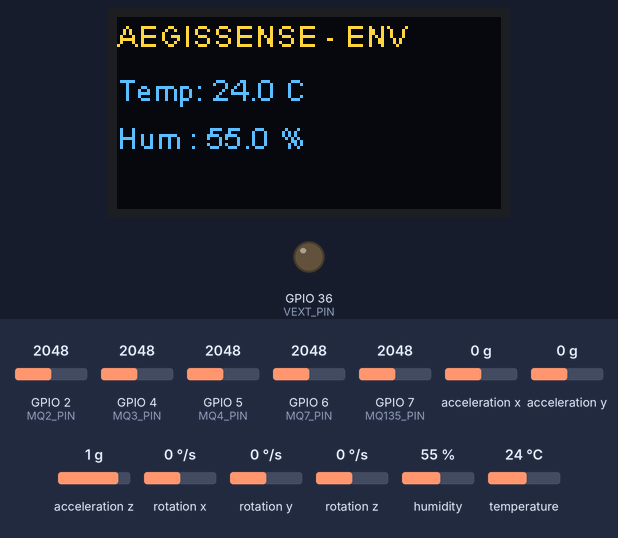
A sketch run on a simulated ESP32. Shown: 128×64 one-colour display, output pins drawn as LEDs (lit = HIGH). Wiring (inferred from the names in the program): MPU-6050 motion sensor at I2C address 0x68. The inputs (shaded band) are chosen by the test bench; at power-on: GPIO 2 (MQ2_PIN) = 2048, temperature 24 °C, GPIO 4 (MQ3_PIN) = 2048, GPIO 6 (MQ7_PIN) = 2048, GPIO 5 (MQ4_PIN) = 2048, GPIO 7 (MQ135_PIN) = 2048, acceleration x 0 g, acceleration y 0 g, acceleration z 1 g, rotation x 0 °/s, rotation y 0 °/s, rotation z 0 °/s, humidity 55 % (analog values on the 0–4095 scale). The OLED is the two-colour kind (top 16 rows yellow); WiFi joins after 1.5 s; servers stay silent unless stated; uploads are accepted with an empty reply; what the sketch prints to the serial monitor is not drawn.

Above: at 7.5 s.
7.6 s: GPIO 2 (MQ2_PIN) set to 1228
At 13.1 s:
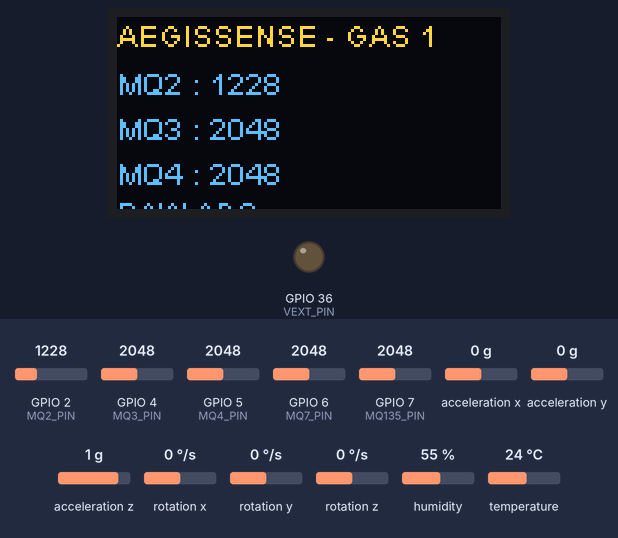
14.1 s: temperature set to 7 °C
At 19.8 s:
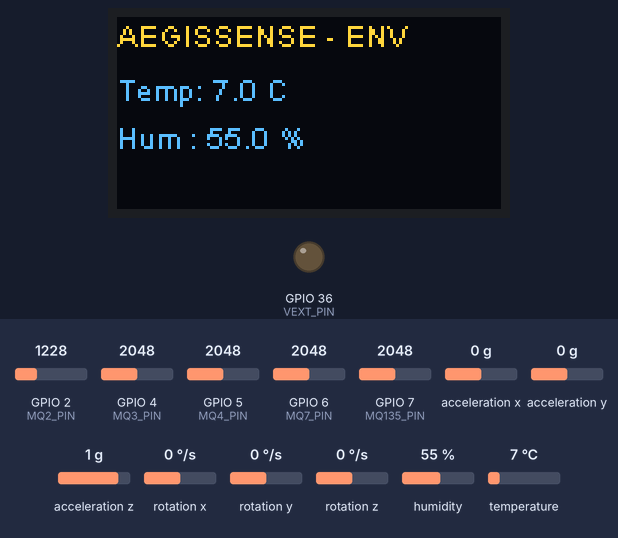
20.2 s: GPIO 4 (MQ3_PIN) set to 1228
At 25.4 s:
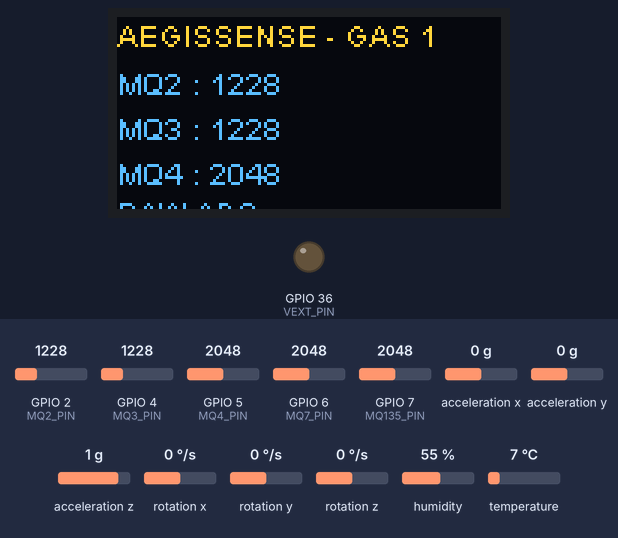
26.3 s: GPIO 6 (MQ7_PIN) set to 1228
At 29.3 s:
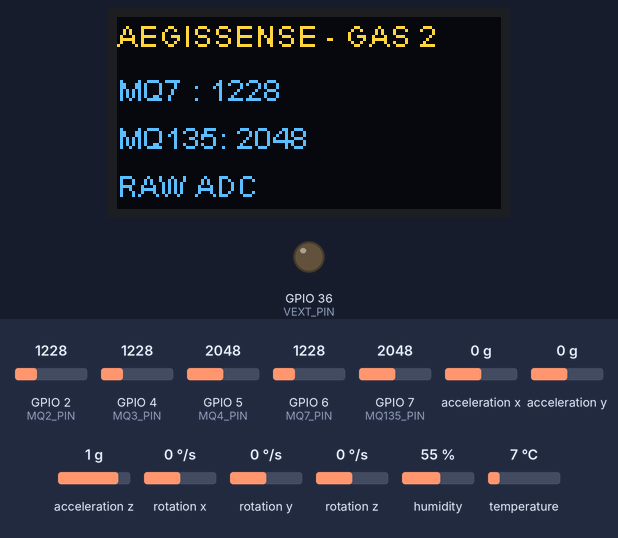
32.4 s: GPIO 5 (MQ4_PIN) set to 122
At 37.6 s:
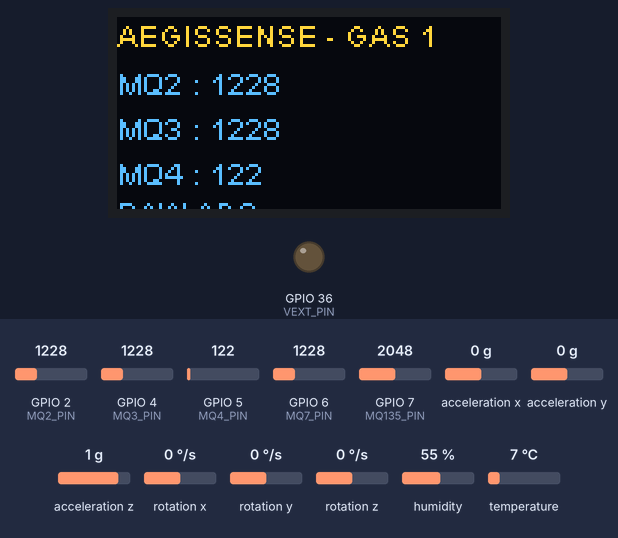
38.5 s: GPIO 7 (MQ135_PIN) set to 2866
At 41.5 s:
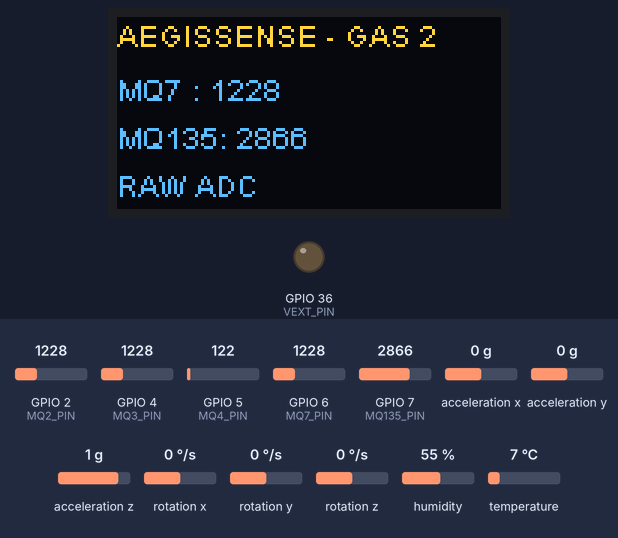
Timing chart, 0 to 43.0 s (numbered marks = the images above; inputs shaded):
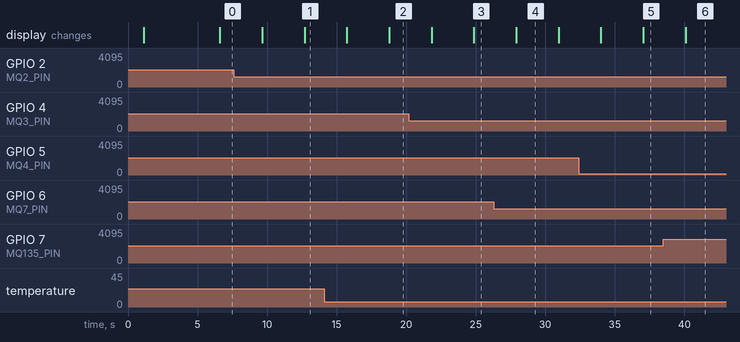

The sketch:

Node_1_Final.ino
```cpp
#include <Arduino.h>
#include <Wire.h>
#include "HT_SSD1306Wire.h"
#include "DHT.h"
#include <WiFi.h>
#include <HTTPClient.h>

// ============================================================
// WIFI
// ============================================================

const char* WIFI_SSID = "Arpit";
const char* WIFI_PASSWORD = "1234567890";

const char* RADXA_URL =
  "http://192.168.50.2:5000/data";

// ============================================================
// GAS SENSORS
// ============================================================

#define MQ2_PIN       2
#define MQ3_PIN       4
#define MQ4_PIN       5
#define MQ7_PIN       6
#define MQ135_PIN     7

// ============================================================
// DHT22
// ============================================================

#define DHT_PIN       1
#define DHT_TYPE      DHT22

DHT dht(
  DHT_PIN,
  DHT_TYPE
);

// ============================================================
// MPU6050
// ============================================================

#define MPU_SDA       41
#define MPU_SCL       42
#define MPU_ADDR      0x68

TwoWire MPUWire = TwoWire(1);

// ============================================================
// OLED
// ============================================================

#define OLED_SDA      17
#define OLED_SCL      18
#define OLED_RESET    21

SSD1306Wire oled(
  0x3C,
  400000,
  OLED_SDA,
  OLED_SCL,
  GEOMETRY_128_64,
  OLED_RESET
);

// ============================================================
// VEXT
// ============================================================

#define VEXT_PIN      36

// ============================================================
// SENSOR VARIABLES
// ============================================================

// DHT22
float temperature = NAN;
float humidity = NAN;

bool dhtOK = false;

// MPU
float ax = 0;
float ay = 0;
float az = 0;

float gx = 0;
float gy = 0;
float gz = 0;

float imuTemp = 0;

bool imuOK = false;

// MQ
int mq2Raw = 0;
int mq3Raw = 0;
int mq4Raw = 0;
int mq7Raw = 0;
int mq135Raw = 0;

int mq2mV = 0;
int mq3mV = 0;
int mq4mV = 0;
int mq7mV = 0;
int mq135mV = 0;

// ============================================================
// TIMERS
// ============================================================

unsigned long lastDHT = 0;
unsigned long lastSend = 0;
unsigned long lastDisplay = 0;

const unsigned long DHT_INTERVAL = 2500;
const unsigned long SEND_INTERVAL = 3000;
const unsigned long DISPLAY_INTERVAL = 3000;

// ============================================================
// OLED PAGE
// ============================================================

int displayPage = 0;

const int TOTAL_PAGES = 4;

// ============================================================
// MPU REGISTERS
// ============================================================

#define MPU_WHO_AM_I      0x75
#define MPU_PWR_MGMT_1    0x6B
#define MPU_ACCEL_CONFIG  0x1C
#define MPU_GYRO_CONFIG   0x1B
#define MPU_ACCEL_XOUT_H  0x3B

// ============================================================
// WIFI
// ============================================================

void connectWiFi()
{
  if (WiFi.status() == WL_CONNECTED)
  {
    return;
  }

  Serial.println();
  Serial.println("Connecting to Wi-Fi...");

  WiFi.mode(WIFI_STA);

  WiFi.begin(
    WIFI_SSID,
    WIFI_PASSWORD
  );

  int attempts = 0;

  while (
    WiFi.status() != WL_CONNECTED &&
    attempts < 30
  )
  {
    delay(500);
    Serial.print(".");

    attempts++;
  }

  Serial.println();

  if (WiFi.status() == WL_CONNECTED)
  {
    Serial.println("Wi-Fi connected!");

    Serial.print("ESP32 IP: ");
    Serial.println(WiFi.localIP());

    Serial.print("Radxa: ");
    Serial.println(RADXA_URL);
  }
  else
  {
    Serial.println("Wi-Fi connection failed!");
  }
}

// ============================================================
// MPU WRITE
// ============================================================

void mpuWriteByte(
  uint8_t reg,
  uint8_t value
)
{
  MPUWire.beginTransmission(
    MPU_ADDR
  );

  MPUWire.write(reg);
  MPUWire.write(value);

  MPUWire.endTransmission();
}

// ============================================================
// MPU READ BYTE
// ============================================================

uint8_t mpuReadByte(
  uint8_t reg
)
{
  MPUWire.beginTransmission(
    MPU_ADDR
  );

  MPUWire.write(reg);

  if (
    MPUWire.endTransmission(false) != 0
  )
  {
    return 0xFF;
  }

  MPUWire.requestFrom(
    MPU_ADDR,
    (uint8_t)1
  );

  if (MPUWire.available())
  {
    return MPUWire.read();
  }

  return 0xFF;
}

// ============================================================
// MPU READ MULTIPLE
// ============================================================

bool mpuReadBytes(
  uint8_t reg,
  uint8_t *buffer,
  uint8_t length
)
{
  MPUWire.beginTransmission(
    MPU_ADDR
  );

  MPUWire.write(reg);

  if (
    MPUWire.endTransmission(false) != 0
  )
  {
    return false;
  }

  uint8_t received =
    MPUWire.requestFrom(
      MPU_ADDR,
      length
    );

  if (received != length)
  {
    return false;
  }

  for (
    uint8_t i = 0;
    i < length;
    i++
  )
  {
    buffer[i] =
      MPUWire.read();
  }

  return true;
}

// ============================================================
// INITIALIZE MPU
// ============================================================

bool initMPU()
{
  uint8_t whoami =
    mpuReadByte(
      MPU_WHO_AM_I
    );

  Serial.print(
    "MPU WHO_AM_I = 0x"
  );

  Serial.println(
    whoami,
    HEX
  );

  if (
    whoami != 0x68 &&
    whoami != 0x70
  )
  {
    Serial.println(
      "MPU NOT DETECTED!"
    );

    return false;
  }

  mpuWriteByte(
    MPU_PWR_MGMT_1,
    0x00
  );

  delay(100);

  mpuWriteByte(
    MPU_ACCEL_CONFIG,
    0x00
  );

  mpuWriteByte(
    MPU_GYRO_CONFIG,
    0x00
  );

  Serial.println(
    "MPU initialized."
  );

  return true;
}

// ============================================================
// READ MPU
// ============================================================

bool readMPU()
{
  uint8_t data[14];

  if (
    !mpuReadBytes(
      MPU_ACCEL_XOUT_H,
      data,
      14
    )
  )
  {
    return false;
  }

  int16_t rawAx =
    (int16_t)(
      (data[0] << 8) |
      data[1]
    );

  int16_t rawAy =
    (int16_t)(
      (data[2] << 8) |
      data[3]
    );

  int16_t rawAz =
    (int16_t)(
      (data[4] << 8) |
      data[5]
    );

  int16_t rawTemp =
    (int16_t)(
      (data[6] << 8) |
      data[7]
    );

  int16_t rawGx =
    (int16_t)(
      (data[8] << 8) |
      data[9]
    );

  int16_t rawGy =
    (int16_t)(
      (data[10] << 8) |
      data[11]
    );

  int16_t rawGz =
    (int16_t)(
      (data[12] << 8) |
      data[13]
    );

  // Accelerometer
  ax = rawAx / 16384.0;
  ay = rawAy / 16384.0;
  az = rawAz / 16384.0;

  // Gyroscope
  gx = rawGx / 131.0;
  gy = rawGy / 131.0;
  gz = rawGz / 131.0;

  // Temperature
  imuTemp =
    (rawTemp / 333.87) + 21.0;

  return true;
}

// ============================================================
// READ DHT22
// ============================================================

void readDHTSensor()
{
  float newTemperature =
    dht.readTemperature();

  float newHumidity =
    dht.readHumidity();

  if (
    !isnan(newTemperature) &&
    !isnan(newHumidity)
  )
  {
    temperature =
      newTemperature;

    humidity =
      newHumidity;

    dhtOK = true;
  }
}

// ============================================================
// READ MQ SENSORS
// ============================================================

void readMQSensors()
{
  mq2Raw =
    analogRead(MQ2_PIN);

  mq3Raw =
    analogRead(MQ3_PIN);

  mq4Raw =
    analogRead(MQ4_PIN);

  mq7Raw =
    analogRead(MQ7_PIN);

  mq135Raw =
    analogRead(MQ135_PIN);

  mq2mV =
    analogReadMilliVolts(
      MQ2_PIN
    );

  mq3mV =
    analogReadMilliVolts(
      MQ3_PIN
    );

  mq4mV =
    analogReadMilliVolts(
      MQ4_PIN
    );

  mq7mV =
    analogReadMilliVolts(
      MQ7_PIN
    );

  mq135mV =
    analogReadMilliVolts(
      MQ135_PIN
    );
}

// ============================================================
// OLED PAGE 1
// ENVIRONMENT
// ============================================================

void showEnvironmentPage()
{
  oled.clear();

  oled.setTextAlignment(
    TEXT_ALIGN_LEFT
  );

  oled.setFont(
    ArialMT_Plain_10
  );

  oled.drawString(
    0,
    0,
    "AEGISSENSE - ENV"
  );

  if (dhtOK)
  {
    oled.drawString(
      0,
      18,
      "Temp: " +
      String(
        temperature,
        1
      ) +
      " C"
    );

    oled.drawString(
      0,
      34,
      "Hum : " +
      String(
        humidity,
        1
      ) +
      " %"
    );
  }
  else
  {
    oled.drawString(
      0,
      25,
      "DHT22: ERROR"
    );
  }

  oled.display();
}

// ============================================================
// OLED PAGE 2
// IMU
// ============================================================

void showIMUPage()
{
  oled.clear();

  oled.setTextAlignment(
    TEXT_ALIGN_LEFT
  );

  oled.setFont(
    ArialMT_Plain_10
  );

  oled.drawString(
    0,
    0,
    "AEGISSENSE - IMU"
  );

  if (imuOK)
  {
    oled.drawString(
      0,
      14,
      "AX:" +
      String(ax, 2) +
      " AY:" +
      String(ay, 2)
    );

    oled.drawString(
      0,
      27,
      "AZ:" +
      String(az, 2)
    );

    oled.drawString(
      0,
      40,
      "GX:" +
      String(gx, 1)
    );

    oled.drawString(
      0,
      53,
      "GY:" +
      String(gy, 1) +
      " GZ:" +
      String(gz, 1)
    );
  }
  else
  {
    oled.drawString(
      0,
      25,
      "IMU ERROR"
    );
  }

  oled.display();
}

// ============================================================
// OLED PAGE 3
// MQ2 / MQ3 / MQ4
// ============================================================

void showMQPage1()
{
  oled.clear();

  oled.setTextAlignment(
    TEXT_ALIGN_LEFT
  );

  oled.setFont(
    ArialMT_Plain_10
  );

  oled.drawString(
    0,
    0,
    "AEGISSENSE - GAS 1"
  );

  oled.drawString(
    0,
    16,
    "MQ2 : " +
    String(mq2Raw)
  );

  oled.drawString(
    0,
    31,
    "MQ3 : " +
    String(mq3Raw)
  );

  oled.drawString(
    0,
    46,
    "MQ4 : " +
    String(mq4Raw)
  );

  oled.drawString(
    0,
    59,
    "RAW ADC"
  );

  oled.display();
}

// ============================================================
// OLED PAGE 4
// MQ7 / MQ135
// ============================================================

void showMQPage2()
{
  oled.clear();

  oled.setTextAlignment(
    TEXT_ALIGN_LEFT
  );

  oled.setFont(
    ArialMT_Plain_10
  );

  oled.drawString(
    0,
    0,
    "AEGISSENSE - GAS 2"
  );

  oled.drawString(
    0,
    18,
    "MQ7 : " +
    String(mq7Raw)
  );

  oled.drawString(
    0,
    34,
    "MQ135: " +
    String(mq135Raw)
  );

  oled.drawString(
    0,
    50,
    "RAW ADC"
  );

  oled.display();
}

// ============================================================
// UPDATE OLED
// ============================================================

void updateOLED()
{
  switch (displayPage)
  {
    case 0:
      showEnvironmentPage();
      break;

    case 1:
      showIMUPage();
      break;

    case 2:
      showMQPage1();
      break;

    case 3:
      showMQPage2();
      break;
  }

  displayPage++;

  if (
    displayPage >= TOTAL_PAGES
  )
  {
    displayPage = 0;
  }
}

// ============================================================
// SEND DATA TO RADXA
// ============================================================

void sendDataToRadxa()
{
  if (WiFi.status() != WL_CONNECTED)
  {
    connectWiFi();

    if (WiFi.status() != WL_CONNECTED)
    {
      Serial.println(
        "Cannot send data - Wi-Fi disconnected."
      );

      return;
    }
  }

  HTTPClient http;

  http.begin(RADXA_URL);

  http.addHeader(
    "Content-Type",
    "application/json"
  );

  String tempString =
    isnan(temperature)
      ? "null"
      : String(
          temperature,
          1
        );

  String humidityString =
    isnan(humidity)
      ? "null"
      : String(
          humidity,
          1
        );

  // ==========================================================
  // JSON
  // ==========================================================

  String json = "{";

  json +=
    "\"node\":\"NODE_2\",";

  json +=
    "\"temperature\":" +
    tempString +
    ",";

  json +=
    "\"humidity\":" +
    humidityString +
    ",";

  json +=
    "\"mq2_raw\":" +
    String(mq2Raw) +
    ",";

  json +=
    "\"mq2_mv\":" +
    String(mq2mV) +
    ",";

  json +=
    "\"mq3_raw\":" +
    String(mq3Raw) +
    ",";

  json +=
    "\"mq3_mv\":" +
    String(mq3mV) +
    ",";

  json +=
    "\"mq4_raw\":" +
    String(mq4Raw) +
    ",";

  json +=
    "\"mq4_mv\":" +
    String(mq4mV) +
    ",";

  json +=
    "\"mq7_raw\":" +
    String(mq7Raw) +
    ",";

  json +=
    "\"mq7_mv\":" +
    String(mq7mV) +
    ",";

  json +=
    "\"mq135_raw\":" +
    String(mq135Raw) +
    ",";

  json +=
    "\"mq135_mv\":" +
    String(mq135mV) +
    ",";

  // MPU
  json +=
    "\"ax\":" +
    String(ax, 3) +
    ",";

  json +=
    "\"ay\":" +
    String(ay, 3) +
    ",";

  json +=
    "\"az\":" +
    String(az, 3) +
    ",";

  json +=
    "\"gx\":" +
    String(gx, 2) +
    ",";

  json +=
    "\"gy\":" +
    String(gy, 2) +
    ",";

  json +=
    "\"gz\":" +
    String(gz, 2) +
    ",";

  json +=
    "\"imu_temperature\":" +
    String(imuTemp, 2);

  json += "}";

  // ==========================================================
  // SEND
  // ==========================================================

  Serial.println();
  Serial.println(
    "=========================================="
  );

  Serial.println(
    "SENDING NODE 2 DATA"
  );

  Serial.println(
    "=========================================="
  );

  Serial.println(json);

  int httpCode =
    http.POST(json);

  Serial.print(
    "HTTP Response: "
  );

  Serial.println(
    httpCode
  );

  if (httpCode > 0)
  {
    String response =
      http.getString();

    Serial.print(
      "Radxa Response: "
    );

    Serial.println(
      response
    );
  }
  else
  {
    Serial.print(
      "HTTP Error: "
    );

    Serial.println(
      http.errorToString(
        httpCode
      )
    );
  }

  Serial.println(
    "=========================================="
  );

  http.end();
}

// ============================================================
// SETUP
// ============================================================

void setup()
{
  Serial.begin(115200);

  delay(1000);

  Serial.println();
  Serial.println(
    "=========================================="
  );

  Serial.println(
    "       AEGISSENSE NODE 2"
  );

  Serial.println(
    "=========================================="
  );

  // ==========================================================
  // ADC
  // ==========================================================

  analogReadResolution(12);

  analogSetPinAttenuation(
    MQ2_PIN,
    ADC_11db
  );

  analogSetPinAttenuation(
    MQ3_PIN,
    ADC_11db
  );

  analogSetPinAttenuation(
    MQ4_PIN,
    ADC_11db
  );

  analogSetPinAttenuation(
    MQ7_PIN,
    ADC_11db
  );

  analogSetPinAttenuation(
    MQ135_PIN,
    ADC_11db
  );

  // ==========================================================
  // VEXT
  // ==========================================================

  pinMode(
    VEXT_PIN,
    OUTPUT
  );

  // VEXT active LOW
  digitalWrite(
    VEXT_PIN,
    LOW
  );

  delay(100);

  // ==========================================================
  // OLED
  // ==========================================================

  Serial.println(
    "Initializing OLED..."
  );

  oled.init();

  oled.setContrast(
    255
  );

  oled.clear();

  oled.setTextAlignment(
    TEXT_ALIGN_CENTER
  );

  oled.setFont(
    ArialMT_Plain_16
  );

  oled.drawString(
    64,
    20,
    "AEGISSENSE"
  );

  oled.setFont(
    ArialMT_Plain_10
  );

  oled.drawString(
    64,
    42,
    "Universal Sensor Node"
  );

  oled.display();

  delay(1500);

  // ==========================================================
  // DHT22
  // ==========================================================

  Serial.println(
    "Initializing DHT22..."
  );

  dht.begin();

  delay(2000);

  // ==========================================================
  // MPU
  // ==========================================================

  Serial.println(
    "Initializing MPU..."
  );

  MPUWire.begin(
    MPU_SDA,
    MPU_SCL,
    400000
  );

  delay(100);

  imuOK =
    initMPU();

  // ==========================================================
  // FIRST READ
  // ==========================================================

  readDHTSensor();

  readMQSensors();

  imuOK =
    readMPU();

  // ==========================================================
  // WIFI
  // ==========================================================

  connectWiFi();

  // ==========================================================
  // READY
  // ==========================================================

  Serial.println();
  Serial.println(
    "=========================================="
  );

  Serial.println(
    "       AEGISSENSE NODE 2 READY"
  );

  Serial.println(
    "=========================================="
  );
}

// ============================================================
// LOOP
// ============================================================

void loop()
{
  unsigned long currentMillis =
    millis();

  // ==========================================================
  // DHT22
  // ==========================================================

  if (
    currentMillis - lastDHT >=
    DHT_INTERVAL
  )
  {
    lastDHT =
      currentMillis;

    readDHTSensor();
  }

  // ==========================================================
  // MPU
  // ==========================================================

  imuOK =
    readMPU();

  // ==========================================================
  // MQ
  // ==========================================================

  readMQSensors();

  // ==========================================================
  // SEND TO RADXA
  // ==========================================================

  if (
    currentMillis - lastSend >=
    SEND_INTERVAL
  )
  {
    lastSend =
      currentMillis;

    sendDataToRadxa();
  }

  // ==========================================================
  // OLED
  // ==========================================================

  if (
    currentMillis - lastDisplay >=
    DISPLAY_INTERVAL
  )
  {
    lastDisplay =
      currentMillis;

    updateOLED();
  }

  delay(50);
}
```

Measured:
- what the display in image 4 shows lasts 3.1 s, from 27.9 s to 31.0 s
